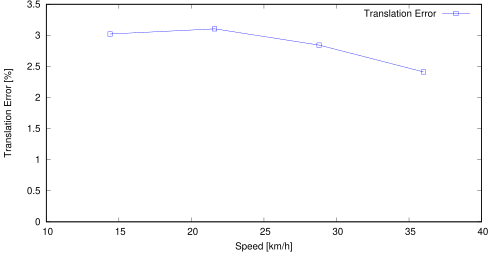

This figure's gnuplot source:
set term postscript eps enhanced color
set output "03_avg_ts.eps"
set size ratio 0.5
set yrange [0:*]
set xlabel "Speed [km/h]"
set ylabel "Translation Error [%]"
plot "03_avg_ts.txt" using ($1*3.6):($2*100) title 'Translation Error' lc rgb "#0000FF" pt 4 w linespoints
